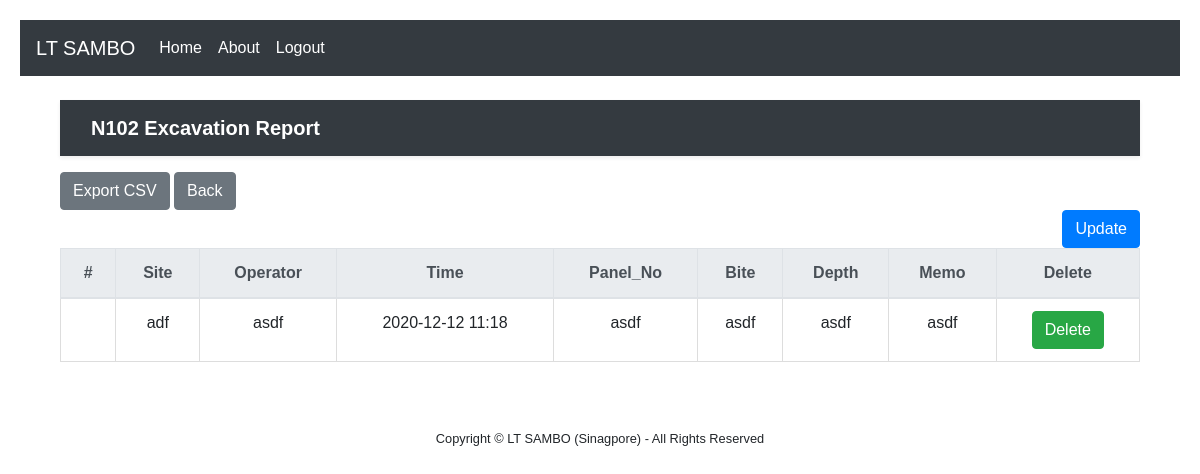
The page /N102/ (signed in) on the database its author committed.
### pages/models.py (models this page shows)
class Board(models.Model):
    Site = models.CharField(max_length=10, null=False)
    Operator = models.CharField(max_length=10, null=False)
    Panel_No = models.CharField(max_length=20, null=False)
    Bite = models.CharField(max_length=20, null=False)
    Depth = models.CharField(max_length=20, null=False)
    Memo = models.CharField(max_length=30, null=False)
    created_date = models.DateTimeField(auto_now_add=True)
    modified_date = models.DateTimeField(auto_now=True)

### pages/views.py (the view)
# urls.py: path('N102/',views.Site_N102, name='N102'),
def Site_N102(request):
    boards = {'boards': Board.objects.all()}
    return render(request, 'N102.html', boards)

### pages/templates/N102.html (shortened to what this page needs)
{% extends 'base.html' %}
{% block content %}
{% if user.is_authenticated %}
{% load static %}
<div class ="container">
<!DOCTYPE html>
<html lang="ko">
<head>
    <link rel="stylesheet" href="{% static 'bootstrap/css/style.css' %}" >
</head>
<body>
<header>
    <div class="navbar navbar-dark bg-dark shadow-sm mb-3">
        <div class="container d-flex justify-content-between">
            <a href="/" class="navbar-brand d-flex align-items-center">
                <strong>N102 Excavation Report</strong>
            </a>
        </div>
    </div>
</header>
<div class="responsive-container">
    <a href="{% url 'export-n102-csv' %}" class="btn btn-secondary">Export CSV</a>
    <a class="btn btn-secondary" href="{% url 'home' %}" role="button">Back</a>
    <div class="row">
        <div class="col-auto mr-auto"></div>
        <div class="col-auto">
            <a class="btn btn-primary" href="/post_n102" role="button">Update</a>
        </div>
    </div>
    <table class="table">
        <thead class="thead-light">
        <tr class="text-center">
            <th scope="col">#</th>
            <th scope="col">Site</th>
            <th scope="col">Operator</th>
            <th scope="col">Time</th>
            <th scope="col">Panel_No</th>
            <th scope="col">Bite</th>
            <th scope="col">Depth</th>
            <th scope="col">Memo</th>
            <th scope="col">Delete</th>
        </tr>
        </thead>
        <tbody>
        {% for board in boards %}
        <tr class="text-center">
            <th scope="row">
            </th>
            <td data-label="Site">
                <span>{{ board.Site }}</span>
            </td>
            <td data-label="Operator">
                <span>{{ board.Operator }}</span>
            </td>
             <td data-label="Time">
                <span>{{ board.created_date | date:"Y-m-d h:i" }}</span>
            </td>
            <td data-label="Panel_No">
                <span>{{ board.Panel_No }}</span>
            </td>
            <td data-label="Bite_No">
                <span>{{ board.Bite }}</span>
            </td>
            <td data-label="Depth">
                <span>{{ board.Depth }}</span>
            </td>
            <td data-label="Memo">
                <span>{{ board.Memo }}</span>
            </td>
            <td>
                <a href="/delete_N102/{{ board.id }}"><span class="btn btn-success"  >Delete</span></a>
            </td>
        </tr>
        {% endfor %}
        </tbody>
    </table>
</div>
</body>
</html>
{% else %}
Login first!
{% endif %}
{% endblock %}

### rows shown on the page
Board: Site "adf", Operator "asdf", created_date "2020-12-12 11:18", Panel_No "asdf", Bite "asdf", Depth "asdf", Memo "asdf"
